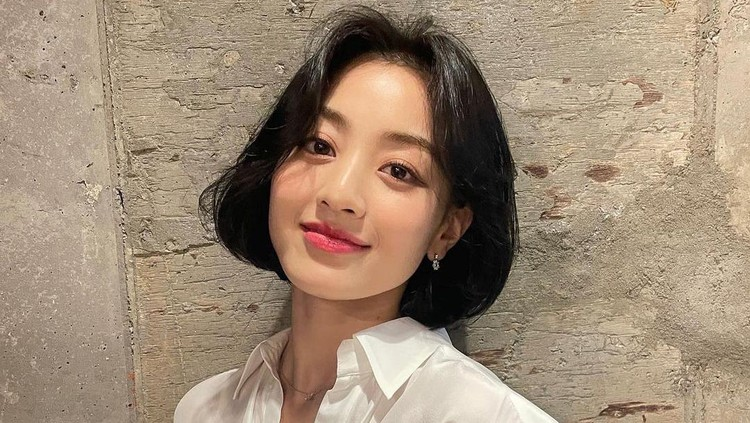
#> input picture Tugas_Sesi5/jihyo-twice.jpeg, 750 x 423 px
$ python sesi5.py
#> lines starting #> are read from the running program, lines starting #| are printed output that depends on the picture
import cv2
import numpy as np
import matplotlib.pyplot as plt

# Load images
color_image = cv2.imread('jihyo-twice.jpeg')
#> color_image is the input picture: shape (423, 750, 3); mean B, G, R 117.4, 138.4, 158.6
gray_image = cv2.cvtColor(color_image, cv2.COLOR_BGR2GRAY)
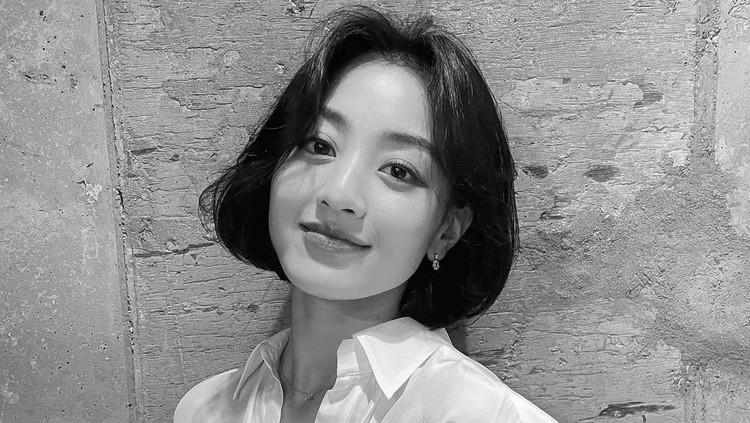
#> gray_image: shape (423, 750); min 0, max 254, mean 142

# Low-pass filter (smoothing)
low_pass_kernel = np.ones((5, 5), np.float32) / 25
low_pass_color = cv2.filter2D(color_image, -1, low_pass_kernel)
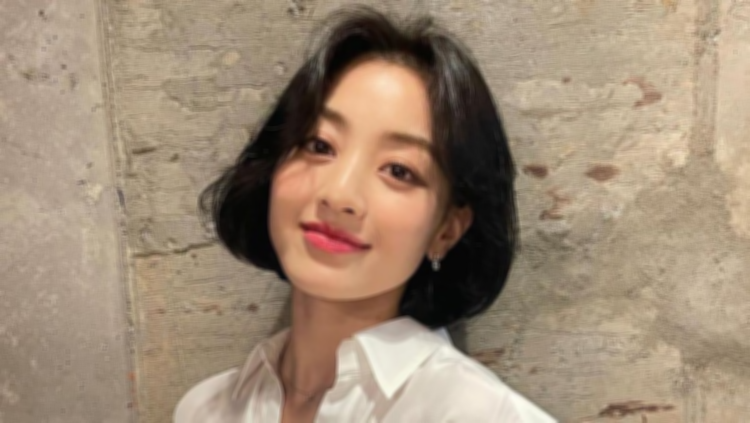
#> low_pass_color: shape (423, 750, 3); mean B, G, R 117.4, 138.4, 158.6
low_pass_gray = cv2.filter2D(gray_image, -1, low_pass_kernel)
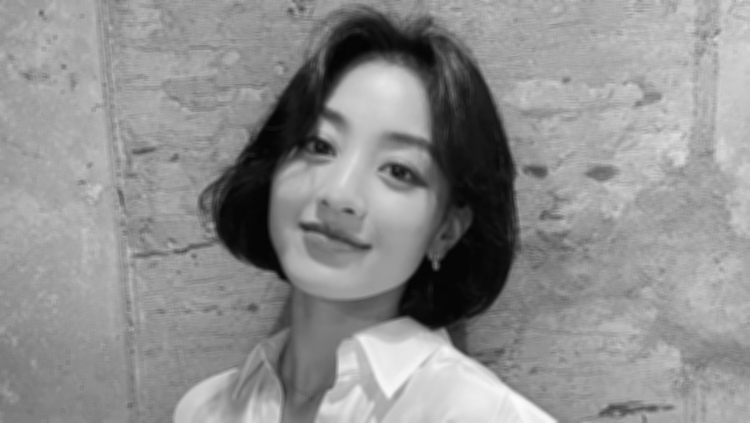
#> low_pass_gray: shape (423, 750); min 4, max 251, mean 142

# High-pass filter (edge detection)
high_pass_kernel = np.array([[-1, -1, -1],
                             [-1,  8, -1],
                             [-1, -1, -1]])
high_pass_color = cv2.filter2D(color_image, -1, high_pass_kernel)
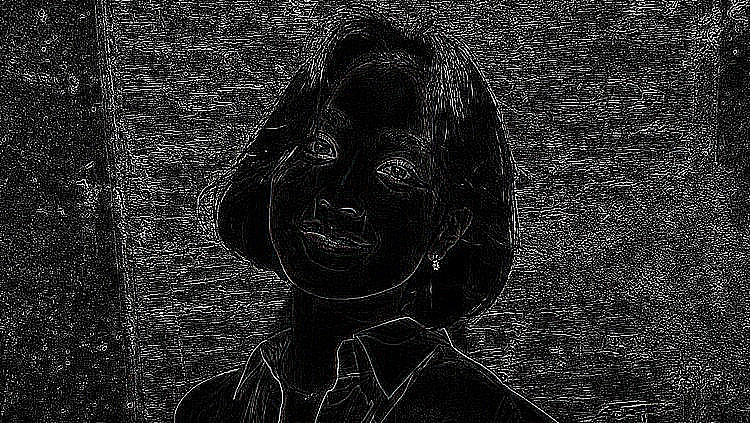
#> high_pass_color: shape (423, 750, 3); mean B, G, R 40.9, 40.8, 40.9
high_pass_gray = cv2.filter2D(gray_image, -1, high_pass_kernel)

# High-boost filter (original + edge)
k = 1.5  # Boost factor
high_boost_gray = gray_image + k * high_pass_gray
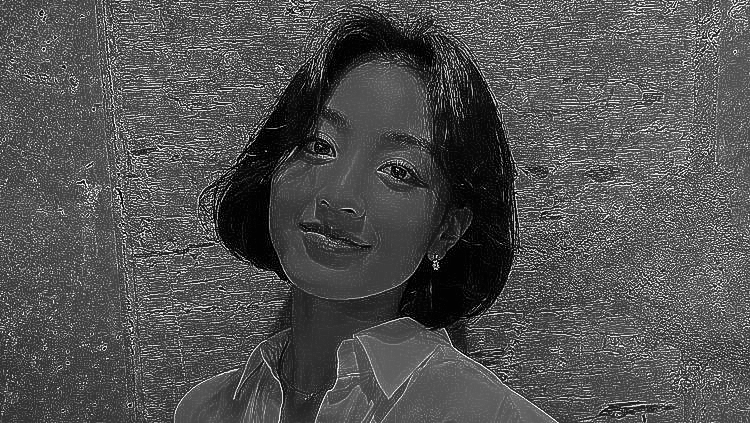
#> high_boost_gray: shape (423, 750) float64; min 0, max 636.5, mean 203.2; drawn with min black and max white
high_boost_color = cv2.addWeighted(color_image, 1, high_pass_color, k, 0)
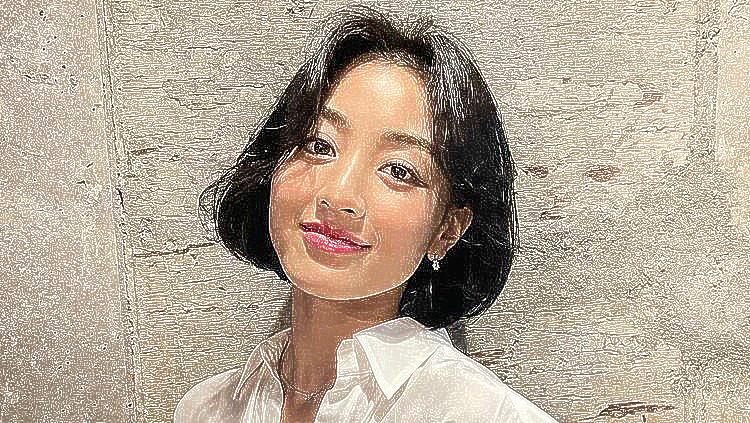
#> high_boost_color: shape (423, 750, 3); mean B, G, R 151.5, 167.5, 183.2

# Display results
titles = ['Original Color', 'Low-pass Color', 'High-pass Color', 'High-boost Color',
          'Original Grayscale', 'Low-pass Grayscale', 'High-pass Grayscale', 'High-boost Grayscale']
images = [color_image, low_pass_color, high_pass_color, high_boost_color,
          gray_image, low_pass_gray, high_pass_gray, high_boost_gray]

plt.figure(figsize=(12, 8))
for i in range(8):
    plt.subplot(2, 4, i+1)
    if len(images[i].shape) == 3:  # Color image
        plt.imshow(cv2.cvtColor(images[i], cv2.COLOR_BGR2RGB))
    else:  # Grayscale image
        plt.imshow(images[i], cmap='gray')
    plt.title(titles[i])
    plt.axis('off')
plt.tight_layout()
plt.show()
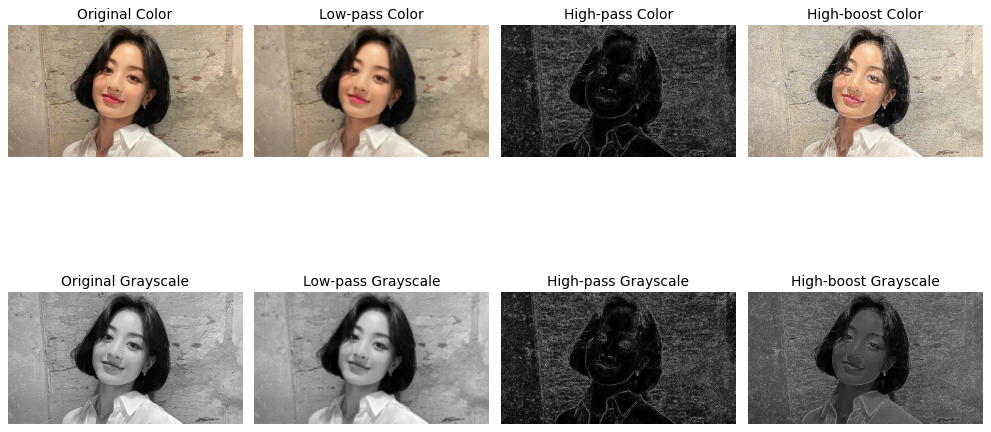
#> figure drawn by matplotlib, 8 panels
